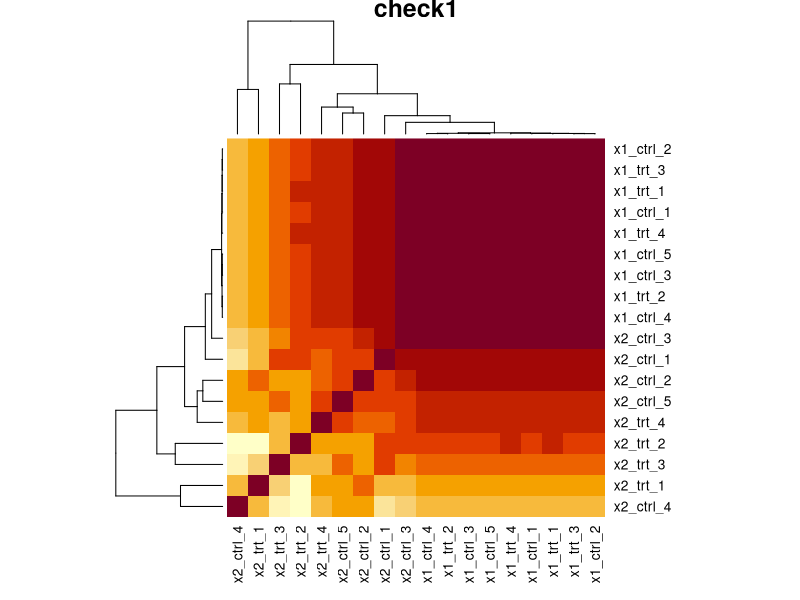
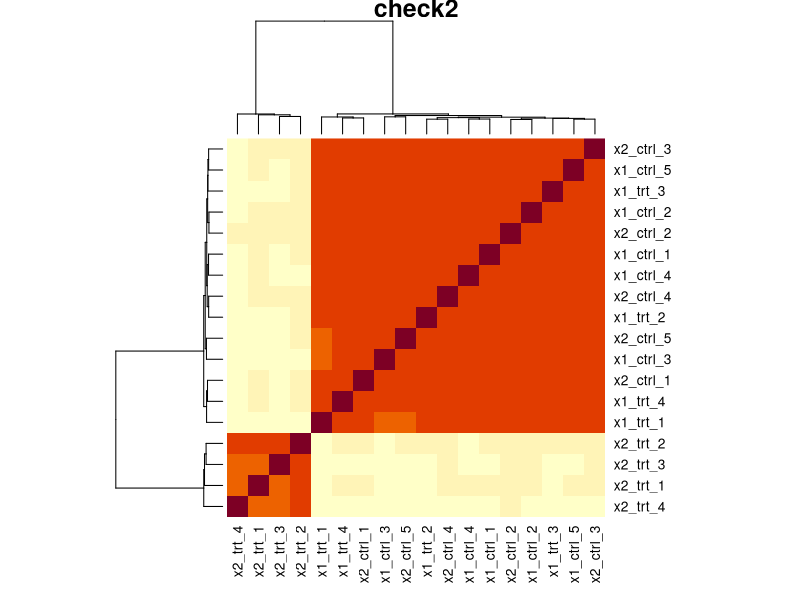
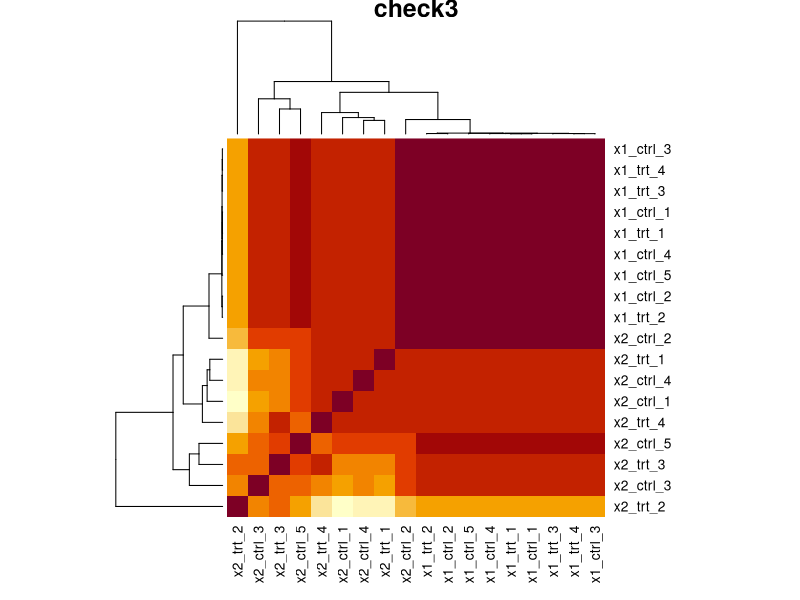

Generate these figures, in order, with R: (Note: this script raises an error after producing the figures.)
library(edgeR)
library(tidyverse)
library(parallel)

#a is orig expression data
a<-read.table("start_data/ERR2539161/ERR2539161.se.tsv")

########################################
# simulate some gene exression data
########################################
#inputs=(a,N_REPS,SUM_COUNT,
simrna<-function(a,N_REPS,SUM_COUNT,VARIANCE,FRAC_DE,FC) {
#N_REPS=5 ; SUM_COUNT=10000000 ; VARIANCE=0.1 ; FRAC_DE=0.1 ; FC=3
df = NULL
for (k in paste0("data",1:(N_REPS*2)))  {
        b<-thinCounts(a,target.size=SUM_COUNT)
        colnames(b)=k
        df = cbind(df,b)
     }
#Number of differential genes
NDIF=round(nrow(df)*FRAC_DE)

if (VARIANCE>0) {
  #create some random values centred around 1 with some% error
  rand<-matrix(log2(rnorm(nrow(a)*N_REPS*2 , 2, VARIANCE)),ncol=N_REPS*2)
  #incorporate the noise
  df<-round(df*rand)
  #set any negative counts to zero
  df<-apply(df, 2, function(x) {ifelse(x < 0, 0, x)})
} 

if (NDIF>0) {
  message("prep fold changes")
  #Make even
  if ( NDIF%%2==1 ) { print("odd") ; NDIF=NDIF-1 }
  #sample DE genes
  DE_LIST<-sample(rownames(df) , NDIF)
  #split list in half
  UP_DE<-sample(DE_LIST,length(DE_LIST)/2)
  DN_DE<-setdiff(DE_LIST,UP_DE)
  #reformat as df and add fold change
  UP_DE<-as.data.frame(UP_DE)
  UP_DE$V1<-2^FC
  colnames(UP_DE)=c("Gene","FC")
  DN_DE<-as.data.frame(DN_DE)
  DN_DE$V1<-2^-FC
  colnames(DN_DE)=c("Gene","FC")
  ALL_DE<-rbind(DN_DE,UP_DE)
  #Go back to list for downstream work
  UP_DE<-UP_DE$Gene
  DN_DE<-DN_DE$Gene
  message("incorporate changes")
  df2<-merge(df,ALL_DE,by.x=0,by.y="Gene",all.x=T)
  df2[is.na(df2)] <- 1
  rownames(df2)<-df2$Row.names
  df2$Row.names=NULL
} else {
  df2<-as.data.frame( df )
  df2$FC<- 1
  UP_DE=NULL
  DN_DE=NULL
}
ODD_COLS=(2:(ncol(df2)-1))[c(TRUE,FALSE)]
EVEN_COLS=(2:(ncol(df2)-1))[c(FALSE,TRUE)]
controls<-df2[,ODD_COLS]
colnames(controls)=paste0( "ctrl_" ,1:ncol(controls) )
treatments<-round(df2[,EVEN_COLS]*df2$FC)
colnames(treatments)=paste0( "trt_" ,1:ncol(treatments) )
x<-cbind(controls,treatments)
rownames(x)=rownames(df2)
#filter out genes that are not expressed
x<- x[which(rowSums(x)/ncol(x)>10),]
UP_DE<-intersect(UP_DE,rownames(x))
DN_DE<-intersect(DN_DE,rownames(x))
xx <- list("x" = x, "UP_DE" = UP_DE, "DN_DE" = DN_DE )

xx
}
#simrna(a,N_REPS,SUM_COUNT,VARIANCE,FRAC_DE,FC)
#working examples
#xx<-simrna(a,5,10000000,0.2,20)  
#xxx<-lapply(list(a,a,a), simrna, 5, 10000000, 0.2, 20)
#xxx<-replicate(2,simrna(a,5,10000000,0.2,20))

#Thanks Gray Calhoun gcalhoun@iastate.edu for the following function
RepParallel <- function(n, expr, simplify = "array",...) {
      answer <-
        mclapply(integer(n), eval.parent(substitute(function(...) expr)),...)
      if (!identical(simplify, FALSE) && length(answer)) 
        return(simplify2array(answer, higher = (simplify == "array")))
      else return(answer)
    }
#xxx<-RepParallel(10,simrna(a,5,10000000,0.2,20), simplify=F, mc.cores = detectCores() )

#################################################
# define edgeR function
##################################################
edger<-function(y) {
res=NULL
label="simulate"
samplesheet<-as.data.frame(colnames(y))
colnames(samplesheet)="sample"
samplesheet$trt<-as.numeric(grepl("trt",colnames(y)))
design<-model.matrix(~samplesheet$trt)
rownames(design)=samplesheet$sample
y<-y[which(rowSums(y)/ncol(y)>=(10)),]
z<-DGEList(counts=y)
z<-calcNormFactors(z)
z<-estimateDisp(z, design,robust=TRUE,prior.df=1)
fit<-glmFit(z, design)
lrt<-glmLRT(fit)
dge<-as.data.frame(topTags(lrt,n=Inf))
dge$dispersion<-lrt$dispersion
dge<-merge(dge,lrt$fitted.values,by='row.names')
rownames(dge)=dge$Row.names
dge$Row.names=NULL
dge<-merge(dge,z$counts,by='row.names')
dge<-dge[order(dge$PValue),]
dge2<-subset(dge,FDR<0.05)

up_de<-dge2[which(dge2$logFC>1),1]
dn_de<-dge2[which(dge2$logFC<1),1]

res <- list("dge" = dge, "up_de" = up_de, "dn_de" = dn_de)
res
}

##################################
# aggregate script
##################################
agg_edger<-function(a,N_REPS,SUM_COUNT,VARIANCE,FRAC_DE,FC,SIMS) {
#N_REPS=5 ; SUM_COUNT=10000000 ; VARIANCE=0.3 ; FRAC_DE=0.2 ; FC=1 ; SIMS=10
xxx<-RepParallel(SIMS,simrna(a,N_REPS,SUM_COUNT,VARIANCE,FRAC_DE,FC), simplify=F, mc.cores = detectCores() )
dge<-mclapply( sapply(xxx,"[",1) , edger, mc.cores = detectCores() )
ups<-sapply(xxx,"[",2)
dns<-sapply(xxx,"[",3)
ups_edger<-sapply(dge,"[",2)
dns_edger<-sapply(dge,"[",3)
true_pos_up<-as.numeric(mapply( function(x,y) length(intersect(x,y)) , ups ,  ups_edger ))
true_pos_dn<-as.numeric(mapply( function(x,y) length(intersect(x,y)) , dns ,  dns_edger ))
true_pos<-true_pos_up+true_pos_dn
false_pos_up<-as.numeric(mapply( function(x,y) length(setdiff(x,y)) , ups_edger ,  ups ))
false_pos_dn<-as.numeric(mapply( function(x,y) length(setdiff(x,y)) , dns_edger , dns ))
false_pos<-false_pos_up+false_pos_dn
false_neg_up<-as.numeric(mapply( function(x,y) length(setdiff(x,y)) , ups ,  ups_edger ))
false_neg_dn<-as.numeric(mapply( function(x,y) length(setdiff(x,y)) , dns ,  dns_edger ))
false_neg<-false_neg_up+false_neg_dn
nrows<-as.numeric(lapply( sapply(xxx,"[",1 ), nrow))
true_neg<-nrows-(true_pos+false_pos+false_neg)
edger_res<-cbind(true_pos,false_pos,true_neg,false_neg)
edger_res
}
#res1<-agg_edger(a,N_REPS,SUM_COUNT,VARIANCE,FRAC_DE,FC,SIMS)


#sanity checks
pdf(file="sanity_check.pdf")
x1<-simrna(a,5,10000000,0,0,0)
colnames(x1$x)<-paste("x1",colnames(x1$x),sep="_")
x2<-simrna(a,5,10000000,1,0,0)
colnames(x2$x)<-paste("x2",colnames(x2$x),sep="_")
xx<-merge(x1$x,x2$x,by=0)
heatmap(cor(xx[,2:ncol(xx)]),scale="none",main="check1")

x1<-simrna(a,5,10000000,0,0,0)
colnames(x1$x)<-paste("x1",colnames(x1$x),sep="_")
x2<-simrna(a,5,10000000,0,0.1,1)
colnames(x2$x)<-paste("x2",colnames(x2$x),sep="_")
xx<-merge(x1$x,x2$x,by=0)
heatmap(cor(xx[,2:ncol(xx)]),scale="none",main="check2")

x1<-simrna(a,5,10000000,0,0,0)
colnames(x1$x)<-paste("x1",colnames(x1$x),sep="_")
x2<-simrna(a,5,10000000,1,0.1,1)
colnames(x2$x)<-paste("x2",colnames(x2$x),sep="_")
xx<-merge(x1$x,x2$x,by=0)
heatmap(cor(xx[,2:ncol(xx)]),scale="none",main="check3")
dev.off()

###############################################
# 10M reads
###############################################
# No DE just adding noise
res0<-agg_edger(a,5,10000000,0,   0,0,10)
res1<-agg_edger(a,5,10000000,0.2, 0,0,10)
res2<-agg_edger(a,5,10000000,0.4, 0,0,10)
res3<-agg_edger(a,5,10000000,0.6, 0,0,10)
res4<-agg_edger(a,5,10000000,0.8, 0,0,10)
res <- list("v0"=res0,"v0.2"=res1,"v0.4"=res2,"v0.6"=res3,"v0.8"=res4)
#lapply( res_0de , colMeans)
smm<-t(matrix(unlist(lapply( res , colMeans)),nrow=4))
colnames(smm)=c("true_pos","false_pos","true_neg","false_neg")
rownames(smm)=c("v0","v0.2","v0.4","v0.6","v0.8")
smm<-as.data.frame(smm)
smm$p<-smm$true_pos/(smm$true_pos+smm$false_pos)
smm$r<-smm$true_pos/(smm$true_pos+smm$false_neg)
smm$f<-2*smm$p*smm$r/(smm$p+smm$r)
smm_0de<-smm

res0<-agg_edger(a,5,10000000,0,   0.05,1,10)
res1<-agg_edger(a,5,10000000,0.2, 0.05,1,10)
res2<-agg_edger(a,5,10000000,0.4, 0.05,1,10)
res3<-agg_edger(a,5,10000000,0.6, 0.05,1,10)
res4<-agg_edger(a,5,10000000,0.8, 0.05,1,10)
res <- list("v0"=res0,"v0.2"=res1,"v0.4"=res2,"v0.6"=res3,"v0.8"=res4)
#lapply( res_0de , colMeans)
smm<-t(matrix(unlist(lapply( res , colMeans)),nrow=4))
colnames(smm)=c("true_pos","false_pos","true_neg","false_neg")
rownames(smm)=c("v0","v0.2","v0.4","v0.6","v0.8")
smm<-as.data.frame(smm)
smm$p<-smm$true_pos/(smm$true_pos+smm$false_pos)
smm$r<-smm$true_pos/(smm$true_pos+smm$false_neg)
smm$f<-2*smm$p*smm$r/(smm$p+smm$r)
smm_1de<-smm

res0<-agg_edger(a,5,10000000,0,   0.1,1,10)
res1<-agg_edger(a,5,10000000,0.2, 0.1,1,10)
res2<-agg_edger(a,5,10000000,0.4, 0.1,1,10)
res3<-agg_edger(a,5,10000000,0.6, 0.1,1,10)
res4<-agg_edger(a,5,10000000,0.8, 0.1,1,10)
res <- list("v0"=res0,"v0.2"=res1,"v0.4"=res2,"v0.6"=res3,"v0.8"=res4)
#lapply( res_0de , colMeans)
smm<-t(matrix(unlist(lapply( res , colMeans)),nrow=4))
colnames(smm)=c("true_pos","false_pos","true_neg","false_neg")
rownames(smm)=c("v0","v0.2","v0.4","v0.6","v0.8")
smm<-as.data.frame(smm)
smm$p<-smm$true_pos/(smm$true_pos+smm$false_pos)
smm$r<-smm$true_pos/(smm$true_pos+smm$false_neg)
smm$f<-2*smm$p*smm$r/(smm$p+smm$r)
smm_2de<-smm

res0<-agg_edger(a,5,10000000,0,   0.25,1,10)
res1<-agg_edger(a,5,10000000,0.2, 0.25,1,10)
res2<-agg_edger(a,5,10000000,0.4, 0.25,1,10)
res3<-agg_edger(a,5,10000000,0.6, 0.25,1,10)
res4<-agg_edger(a,5,10000000,0.8, 0.25,1,10)
res <- list("v0"=res0,"v0.2"=res1,"v0.4"=res2,"v0.6"=res3,"v0.8"=res4)
#lapply( res_0de , colMeans)
smm<-t(matrix(unlist(lapply( res , colMeans)),nrow=4))
colnames(smm)=c("true_pos","false_pos","true_neg","false_neg")
rownames(smm)=c("v0","v0.2","v0.4","v0.6","v0.8")
smm<-as.data.frame(smm)
smm$p<-smm$true_pos/(smm$true_pos+smm$false_pos)
smm$r<-smm$true_pos/(smm$true_pos+smm$false_neg)
smm$f<-2*smm$p*smm$r/(smm$p+smm$r)
smm_3de<-smm

smm_10m <- list("smm_0de"=smm_0de,"smm_1de"=smm_1de,"smm_2de"=smm_2de,"smm_3de"=smm_3de)
save.image(file="simde.RData")

pdf(file="10Mreads.pdf")
par(mfrow=c(2,4))

barplot(prop.table(as.matrix(t(apply(smm_0de[,1:4],2,rev))),2),las=1,
 ylab="Added noise",horiz=T,xlab="Gene proportion",main="10M reads no DGEs",
 legend.text = TRUE,args.legend=list(x="topright",bty="n",inset=c(-0.05, 0)))

barplot(prop.table(as.matrix(t(apply(smm_1de[,1:4],2,rev))),2),las=1,
 ylab="Added noise",horiz=T,xlab="Gene proportion",main="10M reads 5% DGEs",
 legend.text = FALSE,args.legend=list(x="topright",bty="n",inset=c(-0.05, 0)))

barplot(prop.table(as.matrix(t(apply(smm_2de[,1:4],2,rev))),2),las=1,
 ylab="Added noise",horiz=T,xlab="Gene proportion",main="10M reads 10% DGEs",
 legend.text = FALSE,args.legend=list(x="topright",bty="n",inset=c(-0.05, 0)))

barplot(prop.table(as.matrix(t( apply(smm_3de[,1:4],2,rev) )),2),las=1,
 ylab="Added noise",horiz=T,xlab="Gene proportion",main="10M reads 25% DGEs",
 legend.text = FALSE,args.legend=list(x="topright",bty="n",inset=c(-0.05, 0)))

dotchart(rev(smm_0de$f),pch=19,labels=rev(rownames(smm)),xlim=c(0,1),main="10M reads no DGEs")
legend("topright", pch = c(19,19,19), col = c("black", "red", "blue"),legend = c("F1","p","r"))
grid()
points(rev(smm_0de$p),1:5,pch=19,col="red")
points(rev(smm_0de$r),1:5,pch=19,col="blue")
points(rev(smm_0de$f),1:5,pch=19,col="black")

dotchart(rev(smm_1de$f),pch=19,labels=rev(rownames(smm)),xlim=c(0,1),main="10M reads 5% DGEs")
#legend("topright", pch = c(19,19,19), col = c("black", "red", "blue"),legend = c("F1","p","r"))
grid()
points(rev(smm_1de$p),1:5,pch=19,col="red")
points(rev(smm_1de$r),1:5,pch=19,col="blue")
points(rev(smm_1de$f),1:5,pch=19,col="black")

dotchart(rev(smm_2de$f),pch=19,labels=rev(rownames(smm)),xlim=c(0,1),main="10M reads 10% DGEs")
#legend("topright", pch = c(19,19,19), col = c("black", "red", "blue"),legend = c("F1","p","r"))
grid()
points(rev(smm_2de$p),1:5,pch=19,col="red")
points(rev(smm_2de$r),1:5,pch=19,col="blue")
points(rev(smm_2de$f),1:5,pch=19,col="black")

dotchart(rev(smm_3de$f),pch=19,labels=rev(rownames(smm)),xlim=c(0,1),main="10M reads 25% DGEs")
#legend("topright", pch = c(19,19,19), col = c("black", "red", "blue"),legend = c("F1","p","r"))
grid()
points(rev(smm_3de$p),1:5,pch=19,col="red")
points(rev(smm_3de$r),1:5,pch=19,col="blue")
points(rev(smm_3de$f),1:5,pch=19,col="black")

dev.off()

###############################################
# 10M reads
###############################################
# No DE just adding noise
res0<-agg_edger(a,5,40000000,0,   0,0,10)
res1<-agg_edger(a,5,40000000,0.2, 0,0,10)
res2<-agg_edger(a,5,40000000,0.4, 0,0,10)
res3<-agg_edger(a,5,40000000,0.6, 0,0,10)
res4<-agg_edger(a,5,40000000,0.8, 0,0,10)
res <- list("v0"=res0,"v0.2"=res1,"v0.4"=res2,"v0.6"=res3,"v0.8"=res4)
#lapply( res_0de , colMeans)
smm<-t(matrix(unlist(lapply( res , colMeans)),nrow=4))
colnames(smm)=c("true_pos","false_pos","true_neg","false_neg")
rownames(smm)=c("v0","v0.2","v0.4","v0.6","v0.8")
smm<-as.data.frame(smm)
smm$p<-smm$true_pos/(smm$true_pos+smm$false_pos)
smm$r<-smm$true_pos/(smm$true_pos+smm$false_neg)
smm$f<-2*smm$p*smm$r/(smm$p+smm$r)
smm_0de<-smm

res0<-agg_edger(a,5,40000000,0,   0.05,1,10)
res1<-agg_edger(a,5,40000000,0.2, 0.05,1,10)
res2<-agg_edger(a,5,40000000,0.4, 0.05,1,10)
res3<-agg_edger(a,5,40000000,0.6, 0.05,1,10)
res4<-agg_edger(a,5,40000000,0.8, 0.05,1,10)
res <- list("v0"=res0,"v0.2"=res1,"v0.4"=res2,"v0.6"=res3,"v0.8"=res4)
#lapply( res_0de , colMeans)
smm<-t(matrix(unlist(lapply( res , colMeans)),nrow=4))
colnames(smm)=c("true_pos","false_pos","true_neg","false_neg")
rownames(smm)=c("v0","v0.2","v0.4","v0.6","v0.8")
smm<-as.data.frame(smm)
smm$p<-smm$true_pos/(smm$true_pos+smm$false_pos)
smm$r<-smm$true_pos/(smm$true_pos+smm$false_neg)
smm$f<-2*smm$p*smm$r/(smm$p+smm$r)
smm_1de<-smm

res0<-agg_edger(a,5,40000000,0,   0.1,1,10)
res1<-agg_edger(a,5,40000000,0.2, 0.1,1,10)
res2<-agg_edger(a,5,40000000,0.4, 0.1,1,10)
res3<-agg_edger(a,5,40000000,0.6, 0.1,1,10)
res4<-agg_edger(a,5,40000000,0.8, 0.1,1,10)
res <- list("v0"=res0,"v0.2"=res1,"v0.4"=res2,"v0.6"=res3,"v0.8"=res4)
#lapply( res_0de , colMeans)
smm<-t(matrix(unlist(lapply( res , colMeans)),nrow=4))
colnames(smm)=c("true_pos","false_pos","true_neg","false_neg")
rownames(smm)=c("v0","v0.2","v0.4","v0.6","v0.8")
smm<-as.data.frame(smm)
smm$p<-smm$true_pos/(smm$true_pos+smm$false_pos)
smm$r<-smm$true_pos/(smm$true_pos+smm$false_neg)
smm$f<-2*smm$p*smm$r/(smm$p+smm$r)
smm_2de<-smm

res0<-agg_edger(a,5,40000000,0,   0.25,1,10)
res1<-agg_edger(a,5,40000000,0.2, 0.25,1,10)
res2<-agg_edger(a,5,40000000,0.4, 0.25,1,10)
res3<-agg_edger(a,5,40000000,0.6, 0.25,1,10)
res4<-agg_edger(a,5,40000000,0.8, 0.25,1,10)
res <- list("v0"=res0,"v0.2"=res1,"v0.4"=res2,"v0.6"=res3,"v0.8"=res4)
#lapply( res_0de , colMeans)
smm<-t(matrix(unlist(lapply( res , colMeans)),nrow=4))
colnames(smm)=c("true_pos","false_pos","true_neg","false_neg")
rownames(smm)=c("v0","v0.2","v0.4","v0.6","v0.8")
smm<-as.data.frame(smm)
smm$p<-smm$true_pos/(smm$true_pos+smm$false_pos)
smm$r<-smm$true_pos/(smm$true_pos+smm$false_neg)
smm$f<-2*smm$p*smm$r/(smm$p+smm$r)
smm_3de<-smm

smm_10m <- list("smm_0de"=smm_0de,"smm_1de"=smm_1de,"smm_2de"=smm_2de,"smm_3de"=smm_3de)
save.image(file="simde.RData")

pdf(file="10Mreads.pdf")
par(mfrow=c(2,4))

barplot(prop.table(as.matrix(t(apply(smm_0de[,1:4],2,rev))),2),las=1,
 ylab="Added noise",horiz=T,xlab="Gene proportion",main="40M reads no DGEs",
 legend.text = TRUE,args.legend=list(x="topright",bty="n",inset=c(-0.05, 0)))

barplot(prop.table(as.matrix(t(apply(smm_1de[,1:4],2,rev))),2),las=1,
 ylab="Added noise",horiz=T,xlab="Gene proportion",main="40M reads 5% DGEs",
 legend.text = FALSE,args.legend=list(x="topright",bty="n",inset=c(-0.05, 0)))

barplot(prop.table(as.matrix(t(apply(smm_2de[,1:4],2,rev))),2),las=1,
 ylab="Added noise",horiz=T,xlab="Gene proportion",main="40M reads 10% DGEs",
 legend.text = FALSE,args.legend=list(x="topright",bty="n",inset=c(-0.05, 0)))

barplot(prop.table(as.matrix(t( apply(smm_3de[,1:4],2,rev) )),2),las=1,
 ylab="Added noise",horiz=T,xlab="Gene proportion",main="40M reads 25% DGEs",
 legend.text = FALSE,args.legend=list(x="topright",bty="n",inset=c(-0.05, 0)))

dotchart(rev(smm_0de$f),pch=19,labels=rev(rownames(smm)),xlim=c(0,1),main="40M reads no DGEs")
legend("topright", pch = c(19,19,19), col = c("black", "red", "blue"),legend = c("F1","p","r"))
grid()
points(rev(smm_0de$p),1:5,pch=19,col="red")
points(rev(smm_0de$r),1:5,pch=19,col="blue")
points(rev(smm_0de$f),1:5,pch=19,col="black")

dotchart(rev(smm_1de$f),pch=19,labels=rev(rownames(smm)),xlim=c(0,1),main="40M reads 5% DGEs")
#legend("topright", pch = c(19,19,19), col = c("black", "red", "blue"),legend = c("F1","p","r"))
grid()
points(rev(smm_1de$p),1:5,pch=19,col="red")
points(rev(smm_1de$r),1:5,pch=19,col="blue")
points(rev(smm_1de$f),1:5,pch=19,col="black")

dotchart(rev(smm_2de$f),pch=19,labels=rev(rownames(smm)),xlim=c(0,1),main="40M reads 10% DGEs")
#legend("topright", pch = c(19,19,19), col = c("black", "red", "blue"),legend = c("F1","p","r"))
grid()
points(rev(smm_2de$p),1:5,pch=19,col="red")
points(rev(smm_2de$r),1:5,pch=19,col="blue")
points(rev(smm_2de$f),1:5,pch=19,col="black")

dotchart(rev(smm_3de$f),pch=19,labels=rev(rownames(smm)),xlim=c(0,1),main="40M reads 25% DGEs")
#legend("topright", pch = c(19,19,19), col = c("black", "red", "blue"),legend = c("F1","p","r"))
grid()
points(rev(smm_3de$p),1:5,pch=19,col="red")
points(rev(smm_3de$r),1:5,pch=19,col="blue")
points(rev(smm_3de$f),1:5,pch=19,col="black")

dev.off()

###############################################
# 100M reads
###############################################

# No DE just adding noise
res0<-agg_edger(a,5,100000000,0,   0,0,10)
res1<-agg_edger(a,5,100000000,0.2, 0,0,10)
res2<-agg_edger(a,5,100000000,0.4, 0,0,10)
res3<-agg_edger(a,5,100000000,0.6, 0,0,10)
res4<-agg_edger(a,5,100000000,0.8, 0,0,10)
res <- list("v0"=res0,"v0.2"=res1,"v0.4"=res2,"v0.6"=res3,"v0.8"=res4)
#lapply( res_0de , colMeans)
smm<-t(matrix(unlist(lapply( res , colMeans)),nrow=4))
colnames(smm)=c("true_pos","false_pos","true_neg","false_neg")
rownames(smm)=c("v0","v0.2","v0.4","v0.6","v0.8")
smm<-as.data.frame(smm)
smm$p<-smm$true_pos/(smm$true_pos+smm$false_pos)
smm$r<-smm$true_pos/(smm$true_pos+smm$false_neg)
smm$f<-2*smm$p*smm$r/(smm$p+smm$r)
smm_0de<-smm

res0<-agg_edger(a,5,100000000,0,   0.05,1,10)
res1<-agg_edger(a,5,100000000,0.2, 0.05,1,10)
res2<-agg_edger(a,5,100000000,0.4, 0.05,1,10)
res3<-agg_edger(a,5,100000000,0.6, 0.05,1,10)
res4<-agg_edger(a,5,100000000,0.8, 0.05,1,10)
res <- list("v0"=res0,"v0.2"=res1,"v0.4"=res2,"v0.6"=res3,"v0.8"=res4)
smm<-t(matrix(unlist(lapply( res , colMeans)),nrow=4))
colnames(smm)=c("true_pos","false_pos","true_neg","false_neg")
rownames(smm)=c("v0","v0.2","v0.4","v0.6","v0.8")
smm<-as.data.frame(smm)
smm$p<-smm$true_pos/(smm$true_pos+smm$false_pos)
smm$r<-smm$true_pos/(smm$true_pos+smm$false_neg)
smm$f<-2*smm$p*smm$r/(smm$p+smm$r)
smm_1de<-smm

res0<-agg_edger(a,5,100000000,0,   0.1,1,10)
res1<-agg_edger(a,5,100000000,0.2, 0.1,1,10)
res2<-agg_edger(a,5,100000000,0.4, 0.1,1,10)
res3<-agg_edger(a,5,100000000,0.6, 0.1,1,10)
res4<-agg_edger(a,5,100000000,0.8, 0.1,1,10)
res <- list("v0"=res0,"v0.2"=res1,"v0.4"=res2,"v0.6"=res3,"v0.8"=res4)
smm<-t(matrix(unlist(lapply( res , colMeans)),nrow=4))
colnames(smm)=c("true_pos","false_pos","true_neg","false_neg")
rownames(smm)=c("v0","v0.2","v0.4","v0.6","v0.8")
smm<-as.data.frame(smm)
smm$p<-smm$true_pos/(smm$true_pos+smm$false_pos)
smm$r<-smm$true_pos/(smm$true_pos+smm$false_neg)
smm$f<-2*smm$p*smm$r/(smm$p+smm$r)
smm_2de<-smm

res0<-agg_edger(a,5,100000000,0,   0.25,1,10)
res1<-agg_edger(a,5,100000000,0.2, 0.25,1,10)
res2<-agg_edger(a,5,100000000,0.4, 0.25,1,10)
res3<-agg_edger(a,5,100000000,0.6, 0.25,1,10)
res4<-agg_edger(a,5,100000000,0.8, 0.25,1,10)
res <- list("v0"=res0,"v0.2"=res1,"v0.4"=res2,"v0.6"=res3,"v0.8"=res4)
smm<-t(matrix(unlist(lapply( res , colMeans)),nrow=4))
colnames(smm)=c("true_pos","false_pos","true_neg","false_neg")
rownames(smm)=c("v0","v0.2","v0.4","v0.6","v0.8")
smm<-as.data.frame(smm)
smm$p<-smm$true_pos/(smm$true_pos+smm$false_pos)
smm$r<-smm$true_pos/(smm$true_pos+smm$false_neg)
smm$f<-2*smm$p*smm$r/(smm$p+smm$r)
smm_3de<-smm

smm_100m <- list("smm_0de"=smm_0de,"smm_1de"=smm_1de,"smm_2de"=smm_2de,"smm_3de"=smm_3de)
save.image(file="simde.RData")

pdf(file="100Mreads.pdf")
par(mfrow=c(2,4))

barplot(prop.table(as.matrix(t(apply(smm_0de[,1:4],2,rev))),2),las=1,
 ylab="Added noise",horiz=T,xlab="Gene proportion",main="100M reads no DGEs",
 legend.text = TRUE,args.legend=list(x="topright",bty="n",inset=c(-0.05, 0)))

barplot(prop.table(as.matrix(t(apply(smm_1de[,1:4],2,rev))),2),las=1,
 ylab="Added noise",horiz=T,xlab="Gene proportion",main="100M reads 5% DGEs",
 legend.text = FALSE,args.legend=list(x="topright",bty="n",inset=c(-0.05, 0)))


barplot(prop.table(as.matrix(t(apply(smm_2de[,1:4],2,rev))),2),las=1,
 ylab="Added noise",horiz=T,xlab="Gene proportion",main="100M reads 10% DGEs",
 legend.text = FALSE,args.legend=list(x="topright",bty="n",inset=c(-0.05, 0)))

barplot(prop.table(as.matrix(t( apply(smm_3de[,1:4],2,rev) )),2),las=1,
 ylab="Added noise",horiz=T,xlab="Gene proportion",main="100M reads 25% DGEs",
 legend.text = FALSE,args.legend=list(x="topright",bty="n",inset=c(-0.05, 0)))

dotchart(rev(smm_0de$f),pch=19,labels=rev(rownames(smm)),xlim=c(0,1),main="100M reads no DGEs")
legend("topright", pch = c(19,19,19), col = c("black", "red", "blue"),legend = c("F1","p","r"))
grid()
points(rev(smm_0de$p),1:5,pch=19,col="red")
points(rev(smm_0de$r),1:5,pch=19,col="blue")
points(rev(smm_0de$f),1:5,pch=19,col="black")

dotchart(rev(smm_1de$f),pch=19,labels=rev(rownames(smm)),xlim=c(0,1),main="100M reads 5% DGEs")
#legend("topright", pch = c(19,19,19), col = c("black", "red", "blue"),legend = c("F1","p","r"))
grid()
points(rev(smm_1de$p),1:5,pch=19,col="red")
points(rev(smm_1de$r),1:5,pch=19,col="blue")
points(rev(smm_1de$f),1:5,pch=19,col="black")

dotchart(rev(smm_2de$f),pch=19,labels=rev(rownames(smm)),xlim=c(0,1),main="100M reads 10% DGEs")
#legend("topright", pch = c(19,19,19), col = c("black", "red", "blue"),legend = c("F1","p","r"))
grid()
points(rev(smm_2de$p),1:5,pch=19,col="red")
points(rev(smm_2de$r),1:5,pch=19,col="blue")
points(rev(smm_2de$f),1:5,pch=19,col="black")

dotchart(rev(smm_3de$f),pch=19,labels=rev(rownames(smm)),xlim=c(0,1),main="100M reads 25% DGEs")
#legend("topright", pch = c(19,19,19), col = c("black", "red", "blue"),legend = c("F1","p","r"))
grid()
points(rev(smm_3de$p),1:5,pch=19,col="red")
points(rev(smm_3de$r),1:5,pch=19,col="blue")
points(rev(smm_3de$f),1:5,pch=19,col="black")

dev.off()

###############################################
# 366995911 reads
###############################################

# No DE just adding noise
res0<-agg_edger(a,5,366995911,0,   0,0,10)
res1<-agg_edger(a,5,366995911,0.2, 0,0,10)
res2<-agg_edger(a,5,366995911,0.4, 0,0,10)
res3<-agg_edger(a,5,366995911,0.6, 0,0,10)
res4<-agg_edger(a,5,366995911,0.8, 0,0,10)
res <- list("v0"=res0,"v0.2"=res1,"v0.4"=res2,"v0.6"=res3,"v0.8"=res4)
#lapply( res_0de , colMeans)
smm<-t(matrix(unlist(lapply( res , colMeans)),nrow=4))
colnames(smm)=c("true_pos","false_pos","true_neg","false_neg")
rownames(smm)=c("v0","v0.2","v0.4","v0.6","v0.8")
smm<-as.data.frame(smm)
smm$p<-smm$true_pos/(smm$true_pos+smm$false_pos)
smm$r<-smm$true_pos/(smm$true_pos+smm$false_neg)
smm$f<-2*smm$p*smm$r/(smm$p+smm$r)
smm_0de<-smm

res0<-agg_edger(a,5,366995911,0,   0.05,1,10)
res1<-agg_edger(a,5,366995911,0.2, 0.05,1,10)
res2<-agg_edger(a,5,366995911,0.4, 0.05,1,10)
res3<-agg_edger(a,5,366995911,0.6, 0.05,1,10)
res4<-agg_edger(a,5,366995911,0.8, 0.05,1,10)
res <- list("v0"=res0,"v0.2"=res1,"v0.4"=res2,"v0.6"=res3,"v0.8"=res4)
smm<-t(matrix(unlist(lapply( res , colMeans)),nrow=4))
colnames(smm)=c("true_pos","false_pos","true_neg","false_neg")
rownames(smm)=c("v0","v0.2","v0.4","v0.6","v0.8")
smm<-as.data.frame(smm)
smm$p<-smm$true_pos/(smm$true_pos+smm$false_pos)
smm$r<-smm$true_pos/(smm$true_pos+smm$false_neg)
smm$f<-2*smm$p*smm$r/(smm$p+smm$r)
smm_1de<-smm

res0<-agg_edger(a,5,366995911,0,   0.1,1,10)
res1<-agg_edger(a,5,366995911,0.2, 0.1,1,10)
res2<-agg_edger(a,5,366995911,0.4, 0.1,1,10)
res3<-agg_edger(a,5,366995911,0.6, 0.1,1,10)
res4<-agg_edger(a,5,366995911,0.8, 0.1,1,10)
res <- list("v0"=res0,"v0.2"=res1,"v0.4"=res2,"v0.6"=res3,"v0.8"=res4)
smm<-t(matrix(unlist(lapply( res , colMeans)),nrow=4))
colnames(smm)=c("true_pos","false_pos","true_neg","false_neg")
rownames(smm)=c("v0","v0.2","v0.4","v0.6","v0.8")
smm<-as.data.frame(smm)
smm$p<-smm$true_pos/(smm$true_pos+smm$false_pos)
smm$r<-smm$true_pos/(smm$true_pos+smm$false_neg)
smm$f<-2*smm$p*smm$r/(smm$p+smm$r)
smm_2de<-smm

res0<-agg_edger(a,5,366995911,0,   0.25,1,10)
res1<-agg_edger(a,5,366995911,0.2, 0.25,1,10)
res2<-agg_edger(a,5,366995911,0.4, 0.25,1,10)
res3<-agg_edger(a,5,366995911,0.6, 0.25,1,10)
res4<-agg_edger(a,5,366995911,0.8, 0.25,1,10)
res <- list("v0"=res0,"v0.2"=res1,"v0.4"=res2,"v0.6"=res3,"v0.8"=res4)
smm<-t(matrix(unlist(lapply( res , colMeans)),nrow=4))
colnames(smm)=c("true_pos","false_pos","true_neg","false_neg")
rownames(smm)=c("v0","v0.2","v0.4","v0.6","v0.8")
smm<-as.data.frame(smm)
smm$p<-smm$true_pos/(smm$true_pos+smm$false_pos)
smm$r<-smm$true_pos/(smm$true_pos+smm$false_neg)
smm$f<-2*smm$p*smm$r/(smm$p+smm$r)
smm_3de<-smm

smm_367m <- list("smm_0de"=smm_0de,"smm_1de"=smm_1de,"smm_2de"=smm_2de,"smm_3de"=smm_3de)
save.image(file="simde.RData")

pdf(file="367Mreads.pdf")
par(mfrow=c(2,4))

barplot(prop.table(as.matrix(t(apply(smm_0de[,1:4],2,rev))),2),las=1,
 ylab="Added noise",horiz=T,xlab="Gene proportion",main="367M reads no DGEs",
 legend.text = TRUE,args.legend=list(x="topright",bty="n",inset=c(-0.05, 0)))

barplot(prop.table(as.matrix(t(apply(smm_1de[,1:4],2,rev))),2),las=1,
 ylab="Added noise",horiz=T,xlab="Gene proportion",main="367M reads 5% DGEs",
 legend.text = FALSE,args.legend=list(x="topright",bty="n",inset=c(-0.05, 0)))


barplot(prop.table(as.matrix(t(apply(smm_2de[,1:4],2,rev))),2),las=1,
 ylab="Added noise",horiz=T,xlab="Gene proportion",main="367M reads 10% DGEs",
 legend.text = FALSE,args.legend=list(x="topright",bty="n",inset=c(-0.05, 0)))

barplot(prop.table(as.matrix(t( apply(smm_3de[,1:4],2,rev) )),2),las=1,
 ylab="Added noise",horiz=T,xlab="Gene proportion",main="367M reads 25% DGEs",
 legend.text = FALSE,args.legend=list(x="topright",bty="n",inset=c(-0.05, 0)))

dotchart(rev(smm_0de$f),pch=19,labels=rev(rownames(smm)),xlim=c(0,1),main="367M reads no DGEs")
legend("topright", pch = c(19,19,19), col = c("black", "red", "blue"),legend = c("F1","p","r"))
grid()
points(rev(smm_0de$p),1:5,pch=19,col="red")
points(rev(smm_0de$r),1:5,pch=19,col="blue")
points(rev(smm_0de$f),1:5,pch=19,col="black")

dotchart(rev(smm_1de$f),pch=19,labels=rev(rownames(smm)),xlim=c(0,1),main="367M reads 5% DGEs")
#legend("topright", pch = c(19,19,19), col = c("black", "red", "blue"),legend = c("F1","p","r"))
grid()
points(rev(smm_1de$p),1:5,pch=19,col="red")
points(rev(smm_1de$r),1:5,pch=19,col="blue")
points(rev(smm_1de$f),1:5,pch=19,col="black")

dotchart(rev(smm_2de$f),pch=19,labels=rev(rownames(smm)),xlim=c(0,1),main="367M reads 10% DGEs")
#legend("topright", pch = c(19,19,19), col = c("black", "red", "blue"),legend = c("F1","p","r"))
grid()
points(rev(smm_2de$p),1:5,pch=19,col="red")
points(rev(smm_2de$r),1:5,pch=19,col="blue")
points(rev(smm_2de$f),1:5,pch=19,col="black")

dotchart(rev(smm_3de$f),pch=19,labels=rev(rownames(smm)),xlim=c(0,1),main="36M reads 25% DGEs")
#legend("topright", pch = c(19,19,19), col = c("black", "red", "blue"),legend = c("F1","p","r"))
grid()
points(rev(smm_3de$p),1:5,pch=19,col="red")
points(rev(smm_3de$r),1:5,pch=19,col="blue")
points(rev(smm_3de$f),1:5,pch=19,col="black")

dev.off()

save.image(file="simde.RData")
